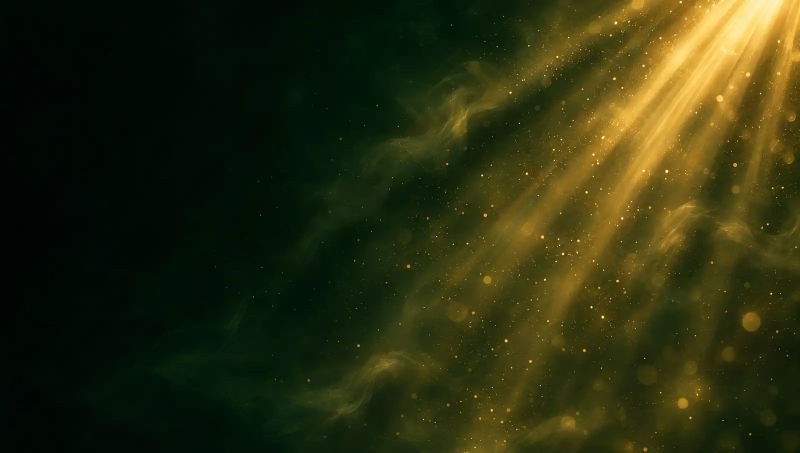
#> input picture assets/abb1e37251fa1a3d6ba89e5932c9d1a8.webp, 1600 x 905 px (shown at 1/2 size)
$ python -i build.py   (imports and definitions only)
#> lines starting #> are read from the running program, lines starting #| are printed output that depends on the picture
#!/usr/bin/env python3
"""Convierte la exportación del diseño (Main.dc.html + React + support.js) en un
sitio estático listo para Cloudflare Pages, en dist/.

Uso:  python3 scripts/build.py [--site-url https://cnitp.pages.dev]
"""
import argparse
import hashlib
import html
import json
import re
import shutil
import sys
from pathlib import Path

from PIL import Image

ROOT = Path(__file__).resolve().parent.parent
SRC_HTML = ROOT / "Main.dc.html"
SRC_ASSETS = ROOT / "assets"
SRC_JS = ROOT / "src" / "main.js"
DIST = ROOT / "dist"

HERO_BG = "abb1e37251fa1a3d6ba89e5932c9d1a8.webp"
RAIZ_BG = "627b3abce66552f8adde43c2e896c062.jpg"
POSTER = "89cade6fbd0b59a37db0cc812016d80f.webp"
LOGO_SVG = "7f86735244cae55097d7c75deb1d039d.svg"
ICON_SVG = "4bb7a58d0bb2f66d540e433b20cc497e.svg"
FORM_URL = "https://forms.gle/zPLDPsFgSgiYJZvq9"

# Fotos que reciben srcset (ancho de origen >= 700 px). Valor = atributo sizes.
DEFAULT_SIZES = "(max-width: 960px) 100vw, 50vw"
SIZES = {
    "a36752f04f8ffb54b51afc4cc3640719.webp": "(max-width: 600px) 100vw, 380px",  # portada revista
    POSTER: "(max-width: 700px) 100vw, 360px",                                     # cartel Los 100
    "7cf35ee2cea7f8f3bd8d3bdc55e386c2.jpg": "230px",                              # miniatura video
    "2951dc82e7ef2956a9efd224416723c4.jpg": "(max-width: 700px) 100vw, 480px",    # gala
}
WIDTHS = [480, 800, 1200, 1440]
PHOTO_Q = 78
LOGO_Q = 82

TITLE = "CNITP · Consejo Nacional de Investigaciones Tanatológicas y Psicológicas"
DESCRIPTION = ("Investigamos, formamos y certificamos en Tanatología y Psicología. "
               "17 años de trayectoria y más de 9,000 personas graduadas. "
               "Postula a Los 100 hasta el 5 de diciembre.")


def log(*a):
    print(*a, file=sys.stderr)


# [40 lines left out: functions save_webp, process_photo, process_small, not called in this run]


def make_og(path):
    bg = Image.open(SRC_ASSETS / HERO_BG).convert("RGB")
#> bg is the input picture: PIL image 1600x905 RGB; mean R, G, B 43.2, 46, 14.3
    bw, bh = bg.size
#> bw = 1600; bh = 905
    scale = max(1200 / bw, 630 / bh)
#> scale = 0.75
    bg = bg.resize((round(bw * scale), round(bh * scale)), Image.LANCZOS)
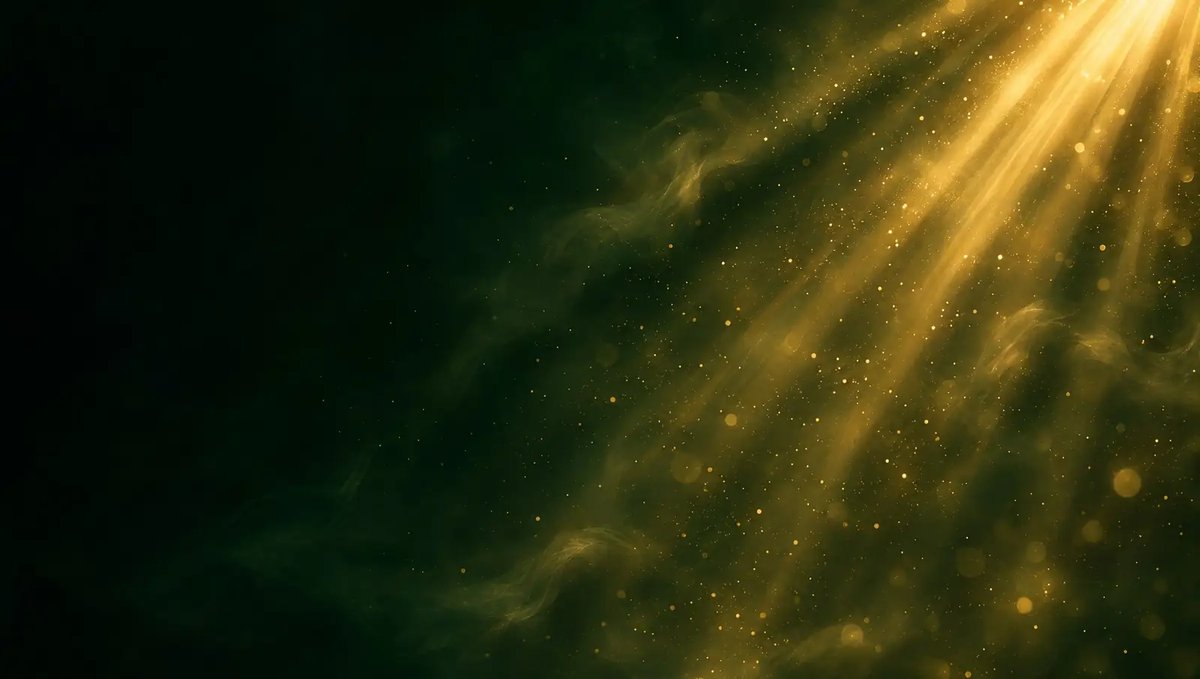
#> bg: PIL image 1200x679 RGB; mean R, G, B 43.2, 46, 14.3
    left = (bg.size[0] - 1200) // 2
#> left = 0
    top = (bg.size[1] - 630) // 2
#> top = 24
    bg = bg.crop((left, top, left + 1200, top + 630))
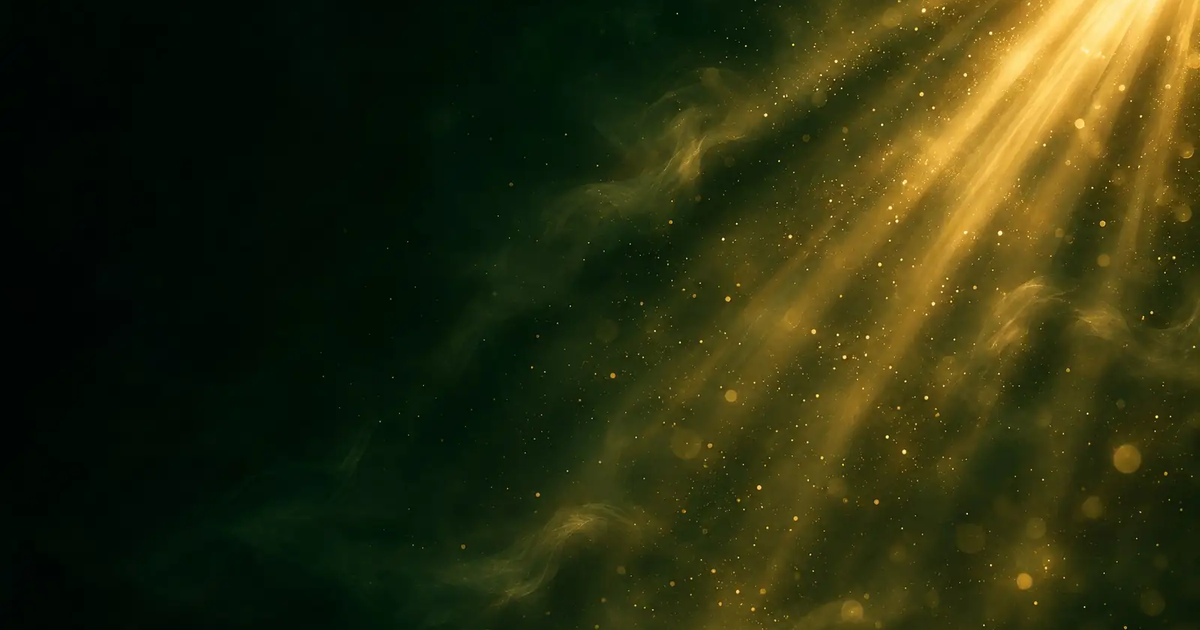
#> bg: PIL image 1200x630 RGB; mean R, G, B 43.4, 46.1, 14.2
    poster = Image.open(SRC_ASSETS / POSTER).convert("RGB")
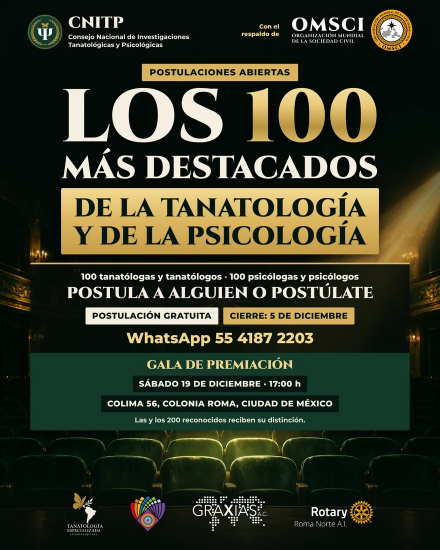
#> input picture assets/89cade6fbd0b59a37db0cc812016d80f.webp, 880 x 1100 px (shown at 1/2 size)
#> poster is the input picture: PIL image 880x1100 RGB; mean R, G, B 51.4, 55.4, 37.4
    ph = 590
    pw = round(poster.size[0] * ph / poster.size[1])
#> pw = 472
    poster = poster.resize((pw, ph), Image.LANCZOS)
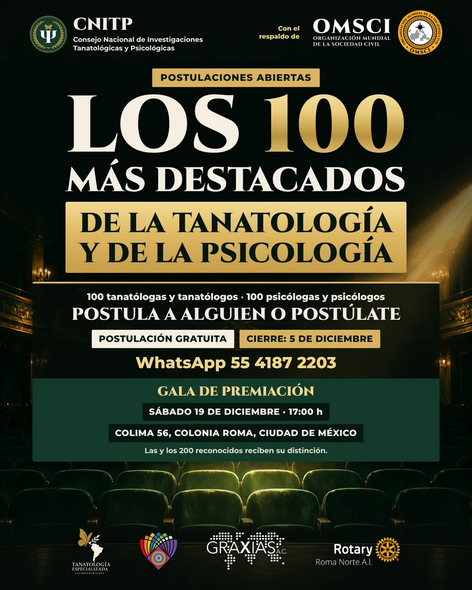
#> poster: PIL image 472x590 RGB; mean R, G, B 51.6, 55.4, 37.6
    bg.paste(poster, ((1200 - pw) // 2, 20))
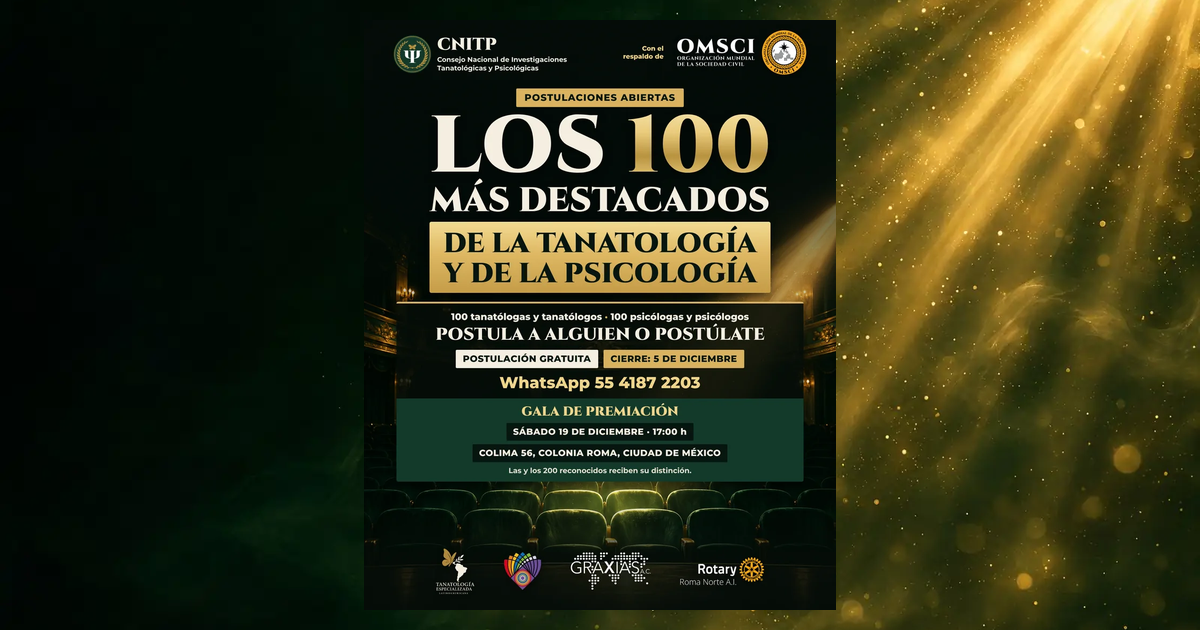
#> bg: PIL image 1200x630 RGB; mean R, G, B 49.7, 50.2, 23.2
#> (the run stopped early here; a loop or call above may not have finished)
